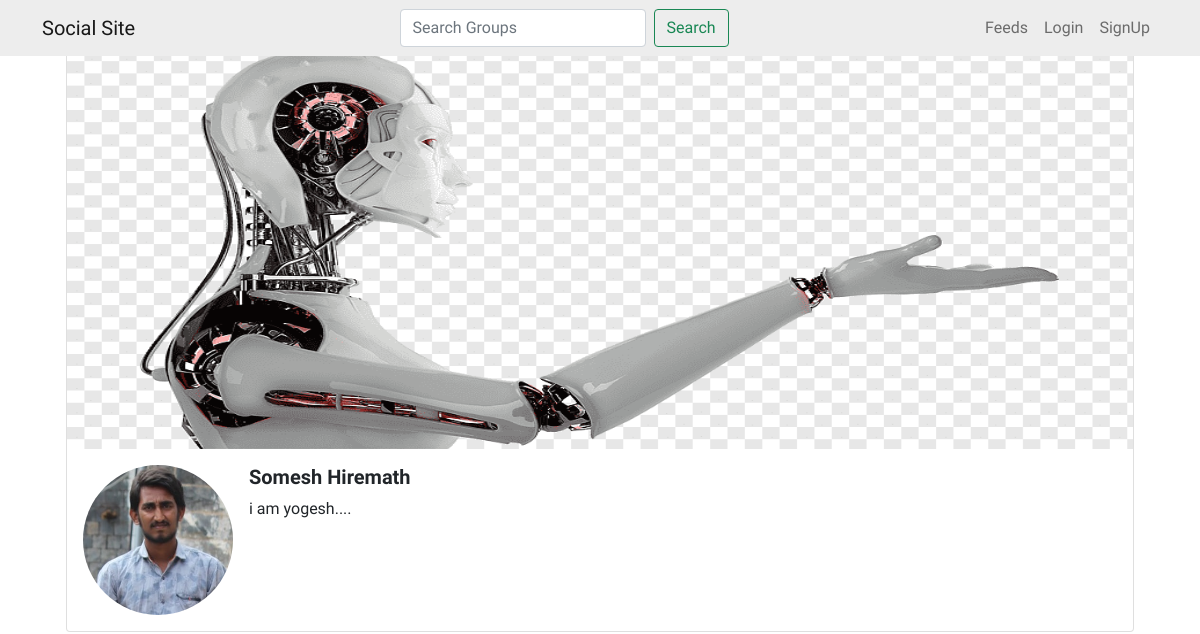
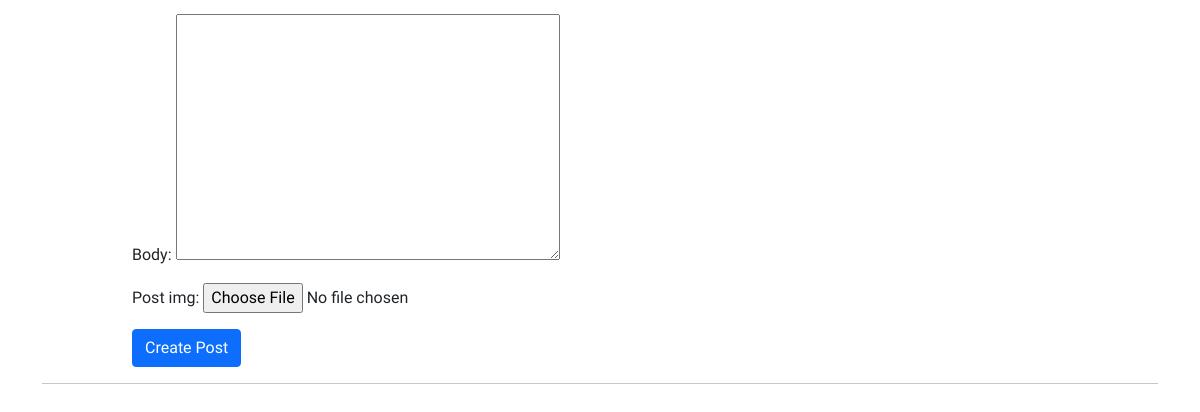
The app's page /account/profile/1, older data (2 pictures, top to bottom).
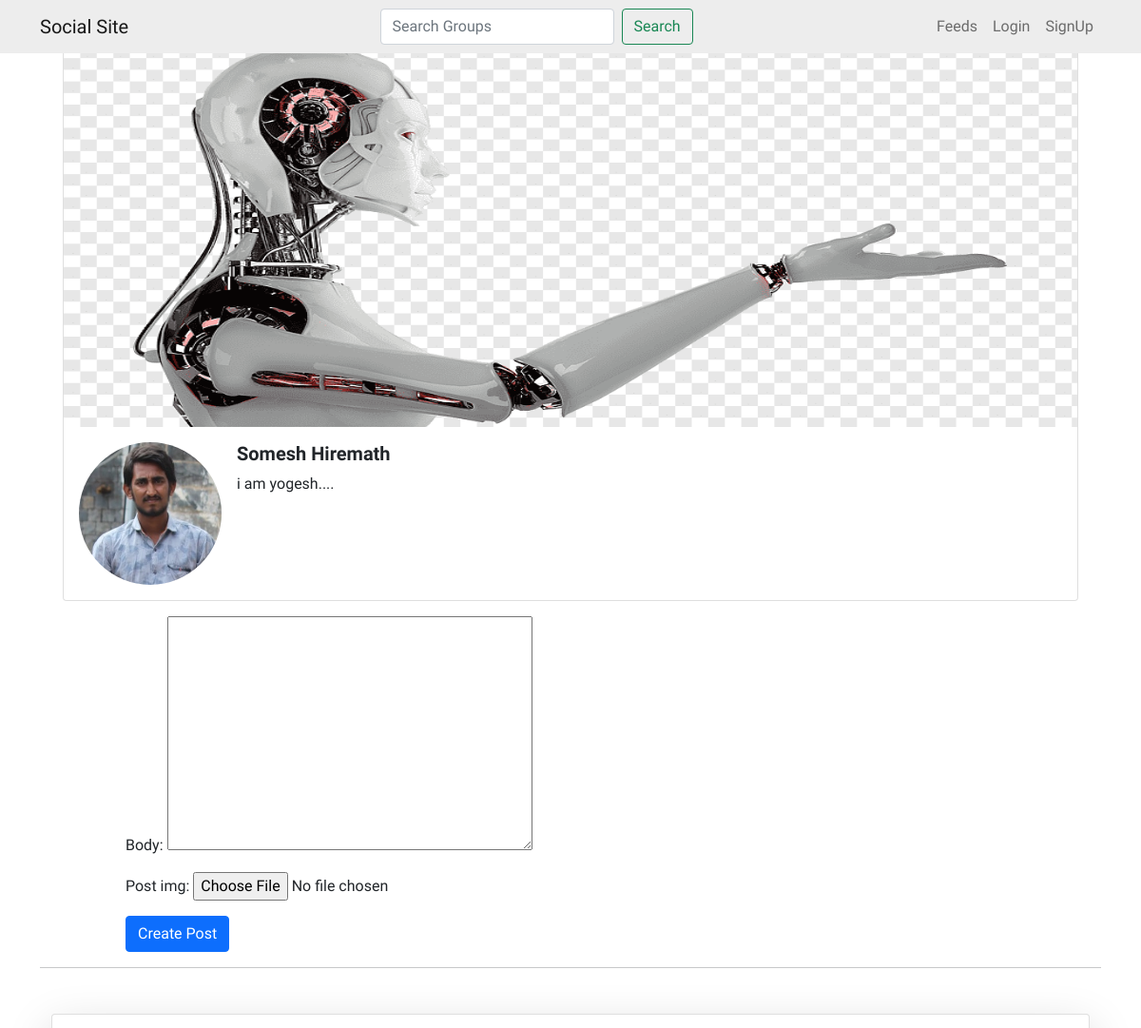
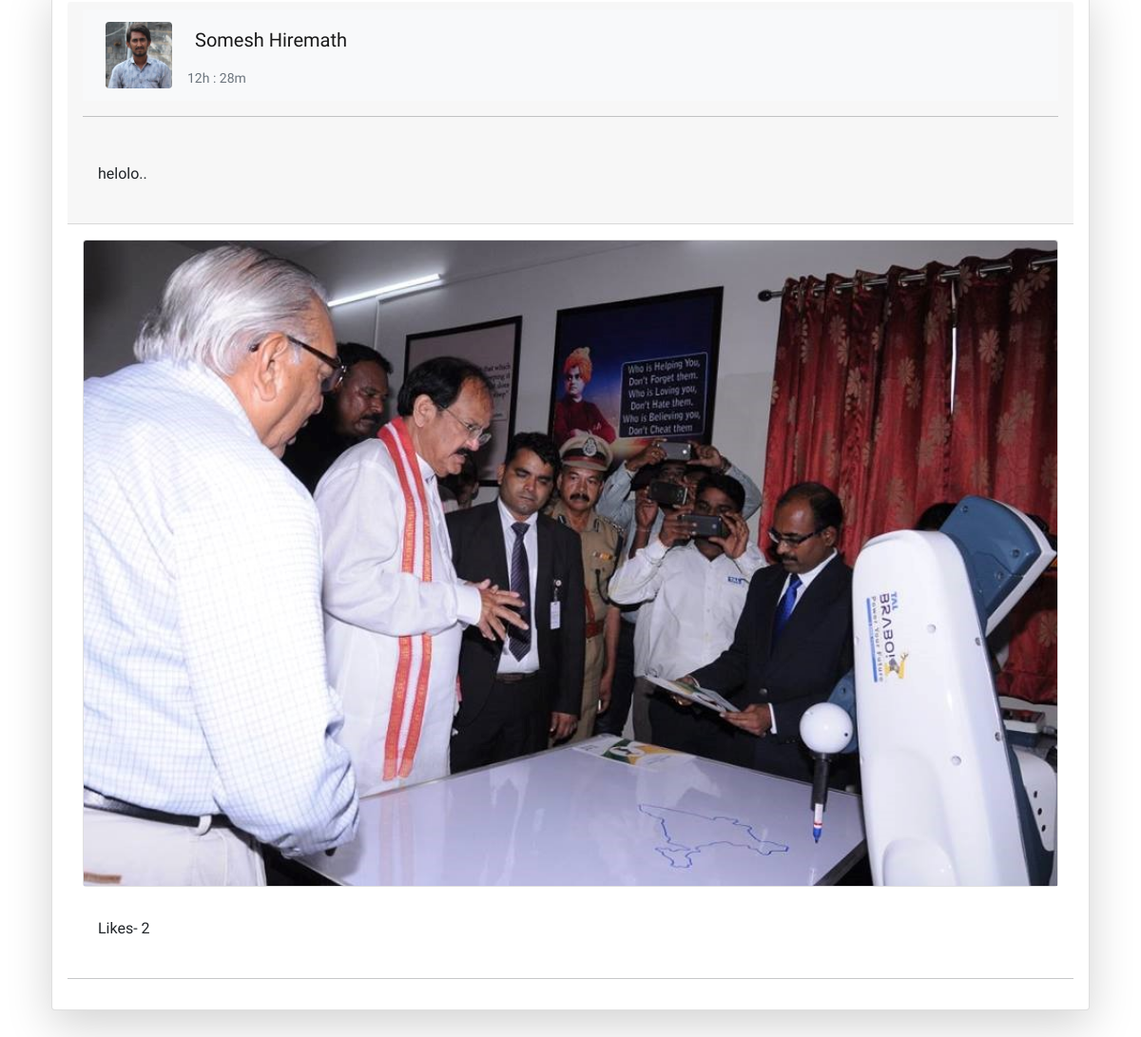
The same page, newer data (2 pictures, top to bottom).
### posts/models.py (models this page shows, shortened)
class UserPost(models.Model):
    user = models.ForeignKey(User, on_delete=models.CASCADE, related_name='userpost')
    body = RichTextField(blank=True, null=True)
    post_img = models.ImageField(blank=True, null=True, upload_to='images/posts/')
    post_like = models.ManyToManyField(User, related_name='userpost_likes')
    created_at = models.DateTimeField(auto_now_add=True)
    def total_likes(self):
        return self.post_like.count()
    class Meta:
        ordering = ["-created_at"]

### accounts/models.py (models this page shows, shortened)
class Profile(models.Model):
    user = models.OneToOneField(User, on_delete=models.CASCADE, related_name='profile')
    slug = models.SlugField(max_length=100, unique=True, blank=True, null=True)
    profile_pic = models.ImageField(upload_to='images/user/profile/', null=True, blank=True)
    cover_pic = models.ImageField(upload_to='images/user/profile/', null=True, blank=True)
    user_bio = models.TextField(null=True,blank=True, max_length=255)
    designation = models.CharField(blank=True,null=True, max_length=255)
    education = models.CharField(blank=True, null=True, max_length=255)
    marital_status = models.CharField(blank=True, null=True, max_length=60)
    hobbies = models.CharField(blank=True, null=True, max_length=500)
    location = models.CharField(blank=True, null=True, max_length=500)
    mobile = models.IntegerField(blank=True, null=True)

### accounts/views.py (the view)
# urls.py: path('profile/<int:pk>', UserPostView.as_view(), name='user_post_list'),
class UserPostView(DetailView):
    template_name = 'registration/profile.html'
    model = User
    context_object_name = 'my_profile'
    def get_context_data(self, **kwargs):
        context = super().get_context_data(**kwargs)
        context['form'] = UserPostForm()
        return context

### accounts/forms.py
class UserPostForm(forms.ModelForm):
    class Meta:
        model = UserPost
        fields = ('body', 'post_img',)

### accounts/templates/registration/profile.html (shortened to what this page needs)
{% extends 'base.html' %}
{% load static %}
{% block content %}
<div class="container">
<section class="">
  <div class="container">
    <div class="card mb-3">
      {% if my_profile.profile.cover_pic %}
        <img src="{{ my_profile.profile.cover_pic.url }}" class="card-img-top" alt="..." height="400" width="400">
      {% else %}
        <img src="{% static 'profile_ex/coverprofile.jpg' %}" class="card-img-top" alt="..." height="400" width="400">
      {% endif %}
      <div class="card-body">
        <div class="d-flex position-relative">
          {%  if my_profile.profile.profile_pic %}
            <img src="{{ my_profile.profile.profile_pic.url }}" class="flex-shrink-0 me-3 rounded-circle" alt="..." height="150" width="150">
          {% else %}
            <img src="{% static 'profile_ex/dummy_profile_pic.jpg' %}" class="flex-shrink-0 me-3 rounded-circle" alt="..." height="150" width="150">
          {% endif %}
          <div>
              <h5 class="mt-0"><strong>{{ my_profile.first_name }} {{ my_profile.last_name }}</strong></h5>
            {% if my_profile.profile.user_bio %}
            <p>{{ my_profile.profile.user_bio }}.</p>
            {% else %}
            <h2>Noo bio..</h2>
            {% endif %}
          </div>
        </div>
      </div>
    </div>
  </div>
</section>
</div>
<section>
  <div class="container mx-auto" style="width: 60rem;">
    <form class="" action="{% url 'accounts:createuser_post' %}" method="post" enctype="multipart/form-data">
      {{ form.as_p }}
      <button type="submit" class="btn btn-primary" name="button">Create Post</button>
    </form>
  </div>
</section>
<hr>
<div class="container">
<div class='col-12 mt-5'>
{% for post in my_profile.userpost.all %}
<div class="card shadow-lg p-3 mb-5 bg-body rounded">
<div class="card-header">
    <div class="row">
        <div class="col-lg-12 col-sm-12">
             <nav class="navbar navbar-expand-lg navbar-light bg-light">
                <div class="container-fluid">
                  <a class="navbar-brand" href="">
                    {% if post.user.profile.profile_pic %}
                    <img src="{{ post.user.profile.profile_pic.url }}" class="rounded" alt="..." width="70" height="70">
                    {% else %}
                      <img src="{% static 'profile_ex/dummy_profile_pic.jpg' %}" class="flex-shrink-0 me-3 rounded-circle" alt="..." width="70" height="70">
                    {% endif %}
                  </a>
                  <div class="collapse navbar-collapse" id="navbarText">
                    <ul class="navbar-nav me-auto mb-2 mb-lg-0">
                      <li class="nav-item">
                        <h5><a class="nav-link active" aria-current="page" href="">{{ post.user.profile.user.first_name }} {{ post.user.profile.user.last_name }}</a></h5>
                        <p class="card-text"><small class="text-muted">{{ post.created_at|time:"H\h : i\m" }}</small></p>
                      </li>
                    </ul>
                  </div>
                </div>
              </nav>
        </div>
    </div>
  <hr>
  <div class="card-body">
    <p class="card-text">{{ post.body|safe }}</p>
  </div>
</div>
<div class="card-body pb-2">
  <div class="card mb-3">
    {% if post.post_img %}
    <img src="{{ post.post_img.url }}" class="card-img-top" alt="...">
    {% endif %}
  </div>
  <div class="card-body pb-0">
    <div class="row">
      <div class="col-6">
        <p>Likes- {{ post.total_likes }}</p>
      </div>
      <div class="col-6 d-flex justify-content-end">
      </div>
    </div>
  </div>
</div>
<hr>
{% endfor %}
</div>
</div>
{% endblock %}

Row changes from the older to the newer data that the page shows:
added UserPost: user.profile.profile_pic (picture), user.profile.user.first_name "Somesh", user.profile.user.last_name "Hiremath", created_at "12h : 28m", body "helolo..", post_img (picture), total_likes "2"
